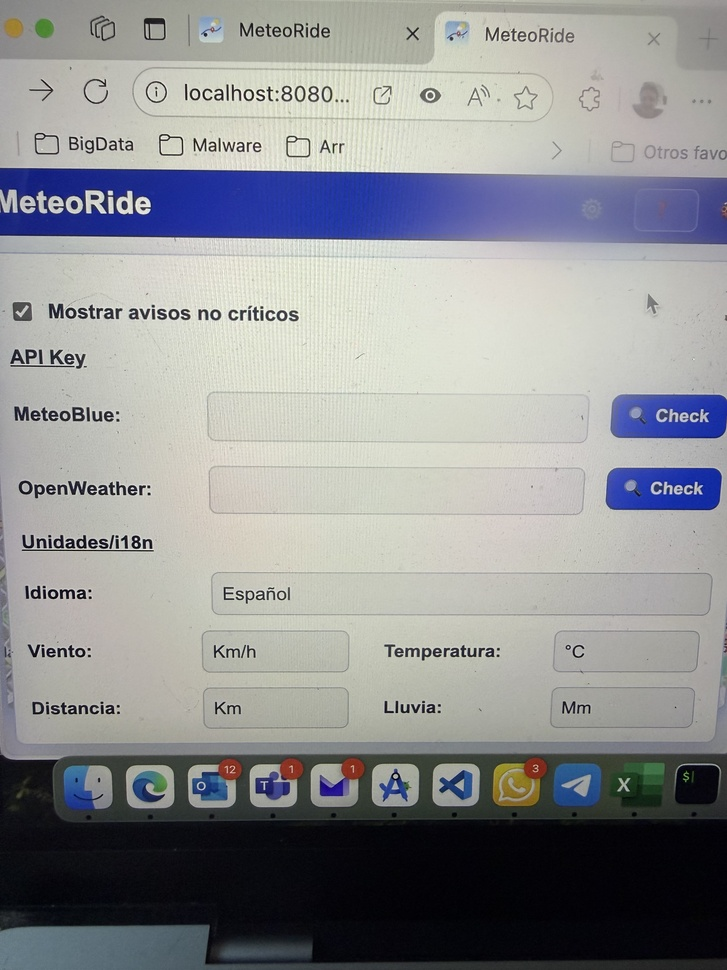
#> input picture IMG_6070 2.jpg, 727 x 970 px, shrunk from 3024 x 4032 before the run
$ python remove_border.py '../../IMG_6070 2.jpg' out.png
#> lines starting #> are read from the running program, lines starting #| are printed output that depends on the picture; after the words box and inside, x2 and y2 are one past the last pixel; in counts of white or black regions, pixels touching at a corner belong together
#!/usr/bin/env python3
# -*- coding: utf-8 -*-
"""
Remove off-white border connected to the edges while preserving interior whites,
including shapes like a white route that might touch the border.

Usage:
  python remove_border.py input.png output.png [--crop] [--th 12] [--minw 4]

Args:
  input.png   Path to source PNG/JPG
  output.png  Path to result PNG (RGBA with transparency where border was)

Options:
  --crop      Additionally crop canvas to the non-transparent content.
  --th N      Color distance threshold to background (default 12).
  --minw N    Minimum thickness to preserve (default 4). Regions wider than N
              pixels will not be removed, even if connected to border.
"""

import sys, argparse
from PIL import Image
import numpy as np
from collections import deque

def parse_args():
    p = argparse.ArgumentParser()
    p.add_argument("inp")
    p.add_argument("out")
    p.add_argument("--crop", action="store_true")
    p.add_argument("--th", type=float, default=12.0)
    p.add_argument("--minw", type=int, default=4,
                   help="Minimum thickness to preserve")
    return p.parse_args()

def sample_edge_color(rgb):
    h, w, _ = rgb.shape
    strip = 8
    samples = []
    samples.append(rgb[0:strip, :, :].reshape(-1,3))
    samples.append(rgb[h-strip:h, :, :].reshape(-1,3))
    samples.append(rgb[:, 0:strip, :].reshape(-1,3))
    samples.append(rgb[:, w-strip:w, :].reshape(-1,3))
    return np.concatenate(samples, axis=0).mean(axis=0)

def remove_border(inp, out, th=12.0, crop=False, minw=4):
#> called with inp = '../../IMG_6070 2.jpg', out = 'out.png', th = 12, crop = False, minw = 4
    im = Image.open(inp).convert("RGBA")
    arr = np.array(im)
    h, w = arr.shape[:2]
#> h = 970; w = 727
    rgb = arr[..., :3].astype(np.float32)

    bg = sample_edge_color(rgb)
#> bg = [113.5, 115.6, 119.2]
    dist = np.linalg.norm(rgb - bg, axis=-1)
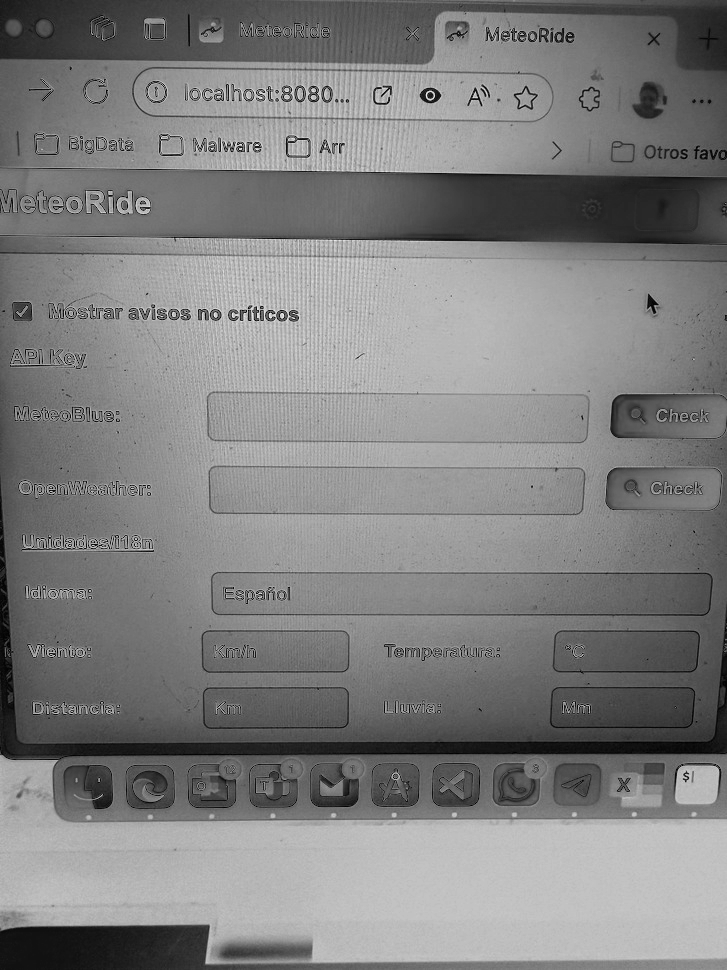
#> dist: shape (970, 727) float32; min 0.824, max 240.1, mean 128.1
    bg_like = dist <= th
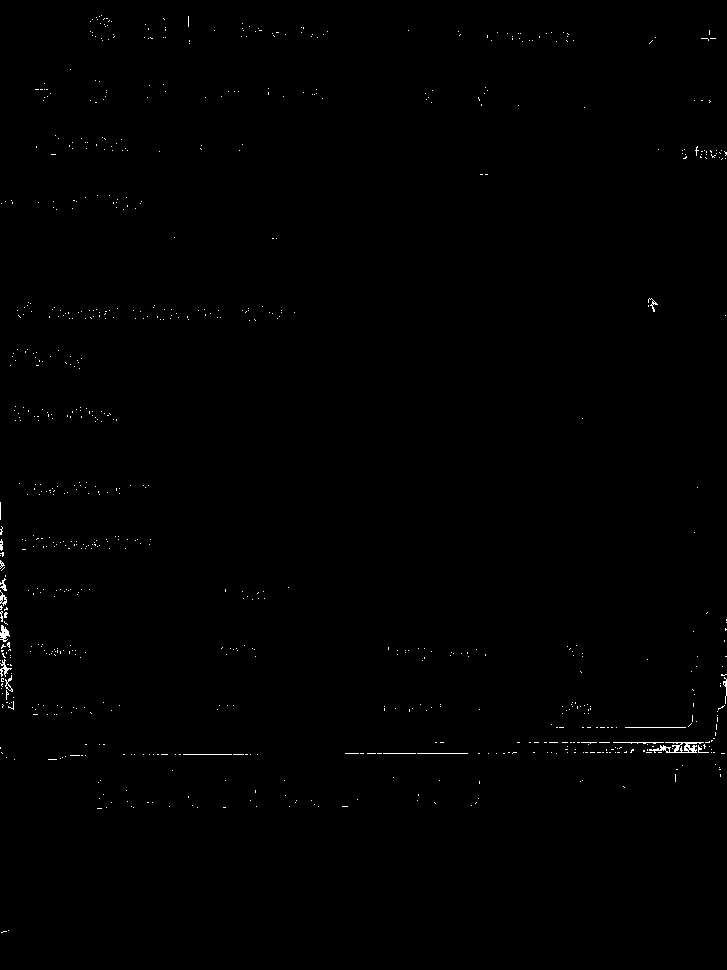
#> bg_like: shape (970, 727) bool; 0.35% white in thin lines or dots

    visited = np.zeros((h,w), dtype=bool)
    q = deque()
    for x in range(w):
        if bg_like[0,x]: visited[0,x]=True; q.append((0,x))
        if bg_like[h-1,x]: visited[h-1,x]=True; q.append((h-1,x))
#> visited: shape (970, 727) bool; every value is 0
    for y in range(h):
        if bg_like[y,0]: visited[y,0]=True; q.append((y,0))
        if bg_like[y,w-1]: visited[y,w-1]=True; q.append((y,w-1))
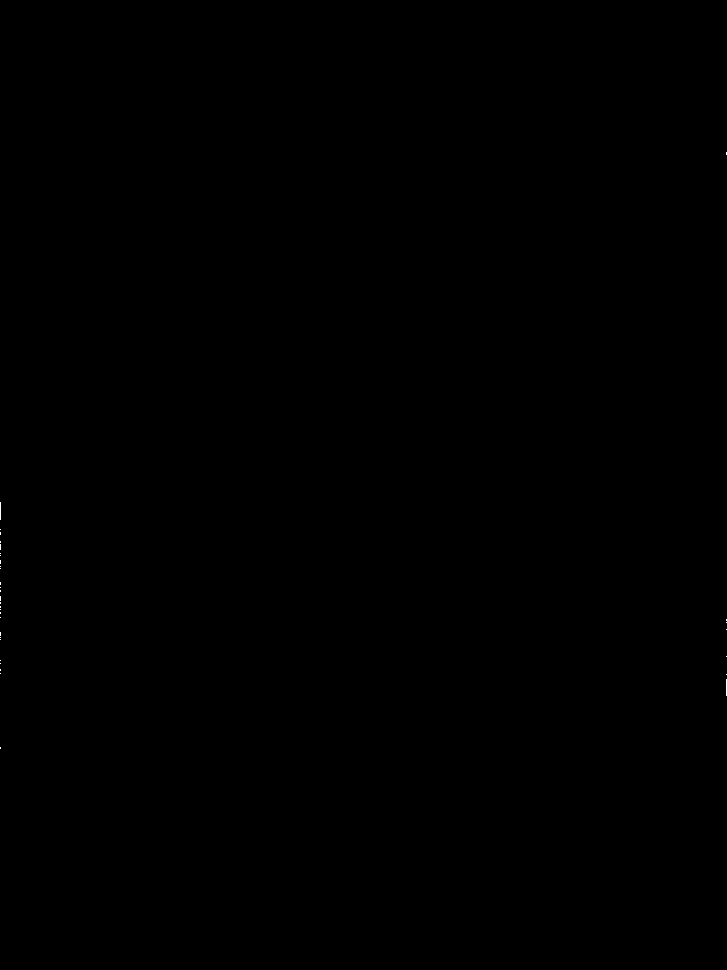
#> visited: shape (970, 727) bool; 0.01% white in thin lines or dots, all inside (x1, y1, x2, y2) = (0, 152, 727, 749)

    nbrs = [(-1,0),(1,0),(0,-1),(0,1)]
    region_id = np.full((h,w), -1, dtype=int)
    rid = 0
    regions = {}

    # Flood-fill with region IDs
    while q:
        y,x = q.popleft()
        if region_id[y,x] != -1: continue
        # BFS to label region
        pix = []
        q2 = deque([(y,x)])
        region_id[y,x]=rid
        while q2:
            yy,xx=q2.popleft()
            pix.append((yy,xx))
            for dy,dx in nbrs:
                ny,nx=yy+dy,xx+dx
                if 0<=ny<h and 0<=nx<w and region_id[ny,nx]==-1 and bg_like[ny,nx]:
                    region_id[ny,nx]=rid
                    q2.append((ny,nx))
        # Save region pixels
        regions[rid] = pix
        rid+=1
#> this loop made 96 passes
#> (y, x) on passes 1 to 12: (152, 726), (153, 726), (154, 726), (502, 0), (503, 0), (504, 0), (505, 0), (506, 0), (507, 0), (508, 0), (509, 0), (510, 0)
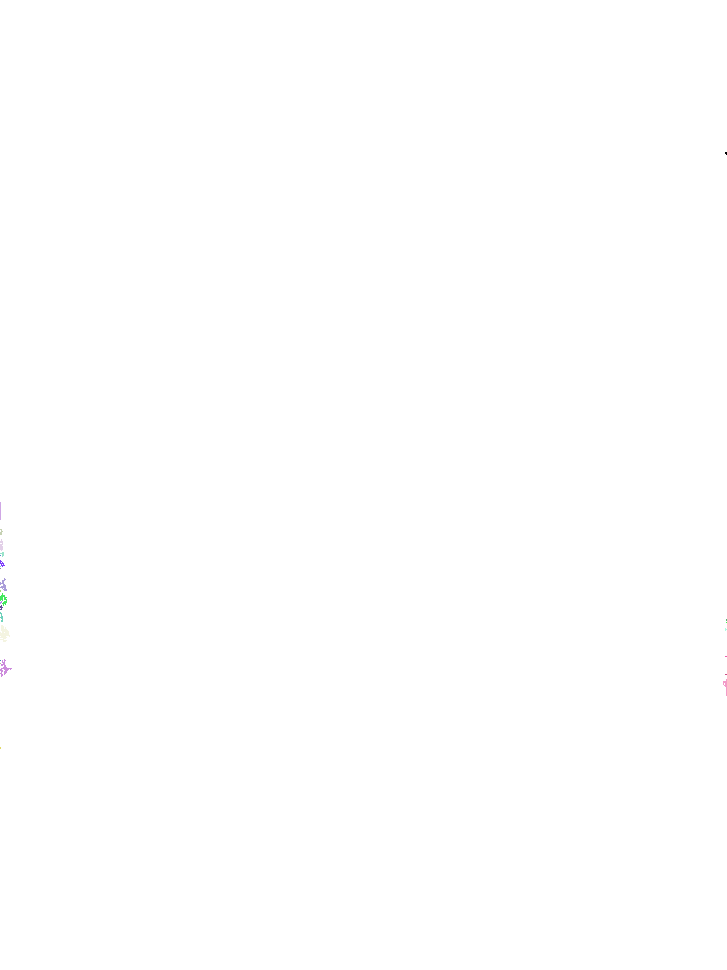
#> region_id: shape (970, 727) int64; 27 distinct labels, from -1 to 25; one colour per label, 0 black, -1 white
#> after the loop, regions = 26 items; rid = 26

    # For each region, check bounding box thickness
    to_remove = set()
    for rid,pix in regions.items():
        ys=[p[0] for p in pix]
        xs=[p[1] for p in pix]
        hspan = max(xs)-min(xs)+1
        vspan = max(ys)-min(ys)+1
        if hspan<=minw or vspan<=minw:
            # thin strip → remove
            to_remove.add(rid)
#> this loop made 26 passes
#> (ys, xs, hspan, vspan) on passes 3, 5, 6, 8, 9, 14, 17: ([529, 529, 530, 531, 532, 531, 533, 532, 534, 533, 534], [0, 1, 1, 1, 1, 2, 1, 0, 1, 0, 0], 3, 6), ([553, 553, 553, 552, 554, 553, 552, 555, 554, 556, 555], [0, 1, 2, 2, 2, 3, 3, 2, 3, 2, 3], 4, 5), ([555], [0], 1, 1), ([566], [0], 1, 1), ([568], [0], 1, 1), ([606, 607, 606, 607, 605, 608, 607, 609, 609], [0, 0, 1, 1, 1, 1, 2, 1, 0], 3, 5), ([622], [726], 1, 1)
#> (pix, ys, xs, hspan, vspan) on passes 1, 11, 13, 16, 18: ([(152, 726), (153, 726), (152, 725), (154, 726), (153, 725)], [152, 153, 152, 154, 153], [726, 726, 725, 726, 725], 2, 3), ([(590, 0), (591, 0)], [590, 591], [0, 0], 1, 2), ([(602, 0), (603, 0), (602, 1), (601, 1)], [602, 603, 602, 601], [0, 0, 1, 1], 2, 3), ([(619, 726), (620, 726)], [619, 620], [726, 726], 1, 2), ([(629, 726), (629, 725), (628, 725), (630, 725)], [629, 629, 628, 630], [726, 725, 725, 725], 2, 3)
#> after the loop, to_remove = 21 items

    rgba = arr.copy()
    alpha = rgba[...,3].copy()
#> alpha: shape (970, 727); every value is 255
    for rid,pix in regions.items():
        if rid in to_remove:
            for y,x in pix:
                alpha[y,x]=0
#> this loop made 26 passes
#> pix on passes 1, 6, 8, 9, 11, 13, 16, 17, 18, 20, 21: [(152, 726), (153, 726), (152, 725), (154, 726), (153, 725)], [(555, 0)], [(566, 0)], [(568, 0)], [(590, 0), (591, 0)], [(602, 0), (603, 0), (602, 1), (601, 1)], [(619, 726), (620, 726)], [(622, 726)], [(629, 726), (629, 725), (628, 725), (630, 725)], [(656, 726), (656, 725)], [(660, 0)]
    rgba[...,3]=alpha
#> rgba: shape (970, 727, 4); mean R, G, B, A 144.2, 145.6, 147.1, 254.9

    out_img = Image.fromarray(rgba, "RGBA")

    if crop:
        nz = np.argwhere(alpha>0)
        if nz.size>0:
            ymin,xmin = nz.min(axis=0)
            ymax,xmax = nz.max(axis=0)
            out_img = out_img.crop((xmin,ymin,xmax+1,ymax+1))

    out_img.save(out, optimize=True)

if __name__ == "__main__":
    args = parse_args()
    remove_border(args.inp, args.out, th=args.th, crop=args.crop, minw=args.minw)
